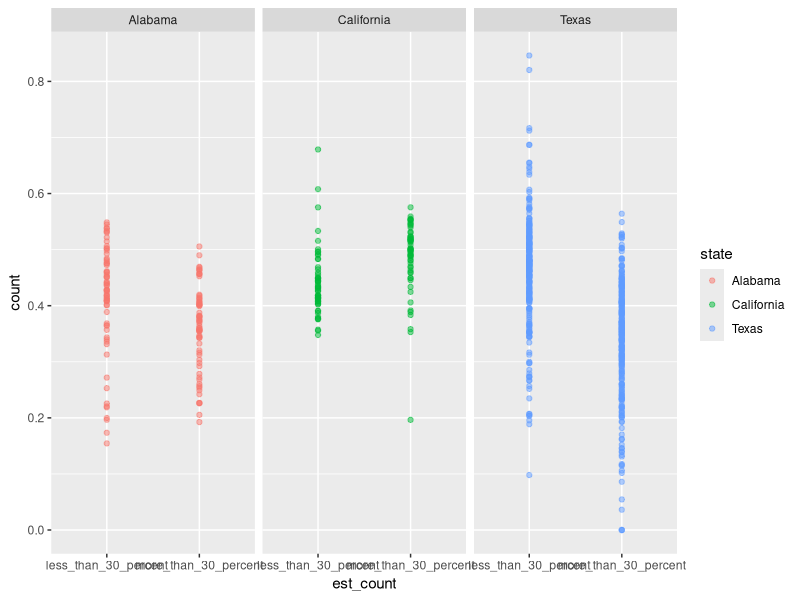
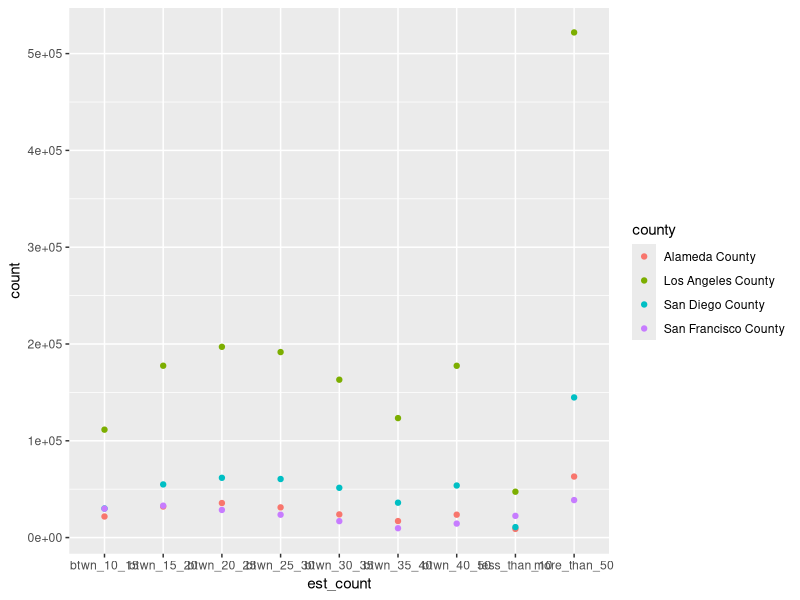
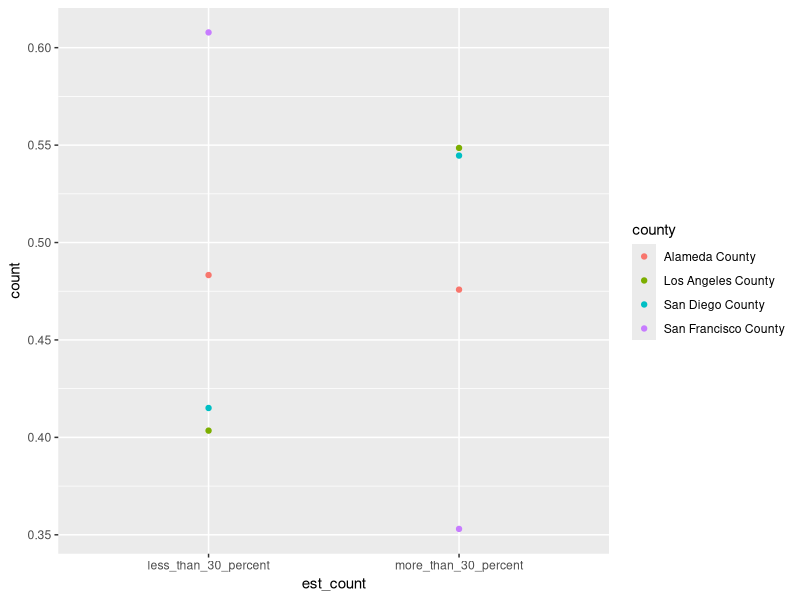

Source code (R) for these figures, in order: (Note: this script raises an error after producing the figures.)
## ---- chunk 1
library("dplyr")
library(tidyverse)
## ---- chunk 2
acs_2019 <- read.csv("ACSDT5Y2019.B25070-Data.csv")
acs_2020 <- read.csv("ACSDT5Y2020.B25070-Data.csv")
acs_2021 <- read.csv("ACSDT5Y2021.B25070-Data.csv")
acs_2022 <- read.csv("ACSDT5Y2022.B25070-Data.csv")
## ---- chunk 3
colnames(acs_2019) <- c('geo_id','geo_name','est_total', 'total_error', 'less_than_10', 'less_than_10_error', 'btwn_10_15', 'btwn_10_15_error', 'btwn_15_20', 'btwn_15_20_error', 'btwn_20_25', 'btwn_20_25_error', 'btwn_25_30', 'btwn_25_30_error', 'btwn_30_35', 'btwn_30_35_error', 'btwn_35_40', 'btwn_35_40_error', 'btwn_40_50','btwn_40_50_error', 'more_than_50', 'more_than_50_error', 'not_computed', 'not_comupted_error', 'na') 

## ---- chunk 4
acs_2019 |> 
  select(-matches("(?i)error")) |> 
  subset(select = -na) |> 
  filter(geo_id != "Geography") |> 
  mutate(year = 2019) -> acs_2019
## ---- chunk 5
acs_2019 |> 
 mutate(across(est_total:year, as.numeric)) -> acs_2019
## ---- chunk 6
acs_2019  <- acs_2019  |> 
  rowwise() |> 
  mutate(less_than_30 = sum(c_across(less_than_10:btwn_25_30), na.rm = TRUE)) |> 
  mutate(more_than_30 = sum(c_across(btwn_30_35:more_than_50), na.rm = TRUE)) |> 
  mutate(less_than_30_percent = less_than_30/est_total) |> 
  mutate(more_than_30_percent = more_than_30/est_total) |> 
  ungroup()

## ---- chunk 7
acs_2019 |> 
  pivot_longer(-c(geo_id, geo_name, year), names_to = "est_count", values_to = "count") -> acs_2019_long

## ---- chunk 8
acs_2019_long |> 
  separate(col = geo_name, 
           into = c("county", "state"), 
           sep = ", ") -> acs_2019_long

## ---- chunk 9
acs_2019_long |> 
  filter(state %in% c('Alabama','California', 'Texas')) |> 
  filter(est_count %in% c('less_than_30_percent', 'more_than_30_percent')) |> 
  ggplot(aes(x = est_count, y = count, color = state)) +
  geom_point(alpha = 0.5) +
  facet_wrap(~state)
## ---- chunk 10
acs_2019_long |>  
   filter(county %in% c("Alameda County", "San Diego County", "San Francisco County", "Los Angeles County")) |> 
  filter(est_count %in% c('less_than_10', 'btwn_10_15', 'btwn_15_20', 'btwn_20_25', 'btwn_25_30', 'btwn_30_35',  'btwn_35_40', 'btwn_40_50', 'more_than_50')) |> 
  ggplot(aes(x = est_count, y = count, color = county)) +
  geom_point()

acs_2019_long |>  
   filter(county %in% c("Alameda County", "San Diego County", "San Francisco County", "Los Angeles County")) |> 
  filter(est_count %in% c('less_than_30_percent','more_than_30_percent')) |> 
  ggplot(aes(y = count, x = est_count, color = county)) +
  geom_point()
## ---- chunk 11
acs_merged <- 
  left_join(acs_2019, acs_2020, by = "GEO_ID")
acs_merged <- 
  left_join(acs_merged, acs_2021, by = "GEO_ID")
acs_merged <- 
  left_join(acs_merged, acs_2022, by = "GEO_ID")
